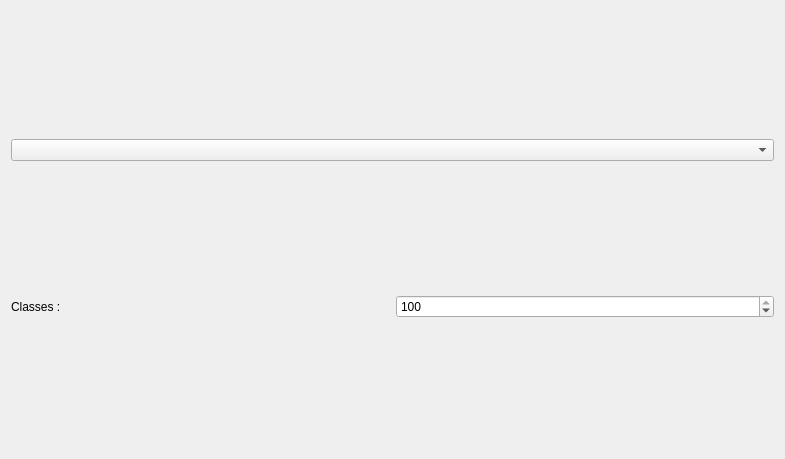
<?xml version="1.0" encoding="UTF-8"?>
<ui version="4.0">
 <class>HistoParamForm</class>
 <widget class="QWidget" name="HistoParamForm">
  <property name="geometry">
   <rect>
    <x>0</x>
    <y>0</y>
    <width>785</width>
    <height>459</height>
   </rect>
  </property>
  <property name="windowTitle">
   <string>Form</string>
  </property>
  <layout class="QGridLayout" name="gridLayout">
   <item row="1" column="0">
    <widget class="QLabel" name="label">
     <property name="text">
      <string>Classes :</string>
     </property>
    </widget>
   </item>
   <item row="0" column="0" colspan="2">
    <widget class="QComboBox" name="comboBox"/>
   </item>
   <item row="1" column="1">
    <widget class="QSpinBox" name="spinBox">
     <property name="minimum">
      <number>1</number>
     </property>
     <property name="maximum">
      <number>100</number>
     </property>
     <property name="value">
      <number>100</number>
     </property>
    </widget>
   </item>
  </layout>
 </widget>
 <resources/>
 <connections/>
</ui>
